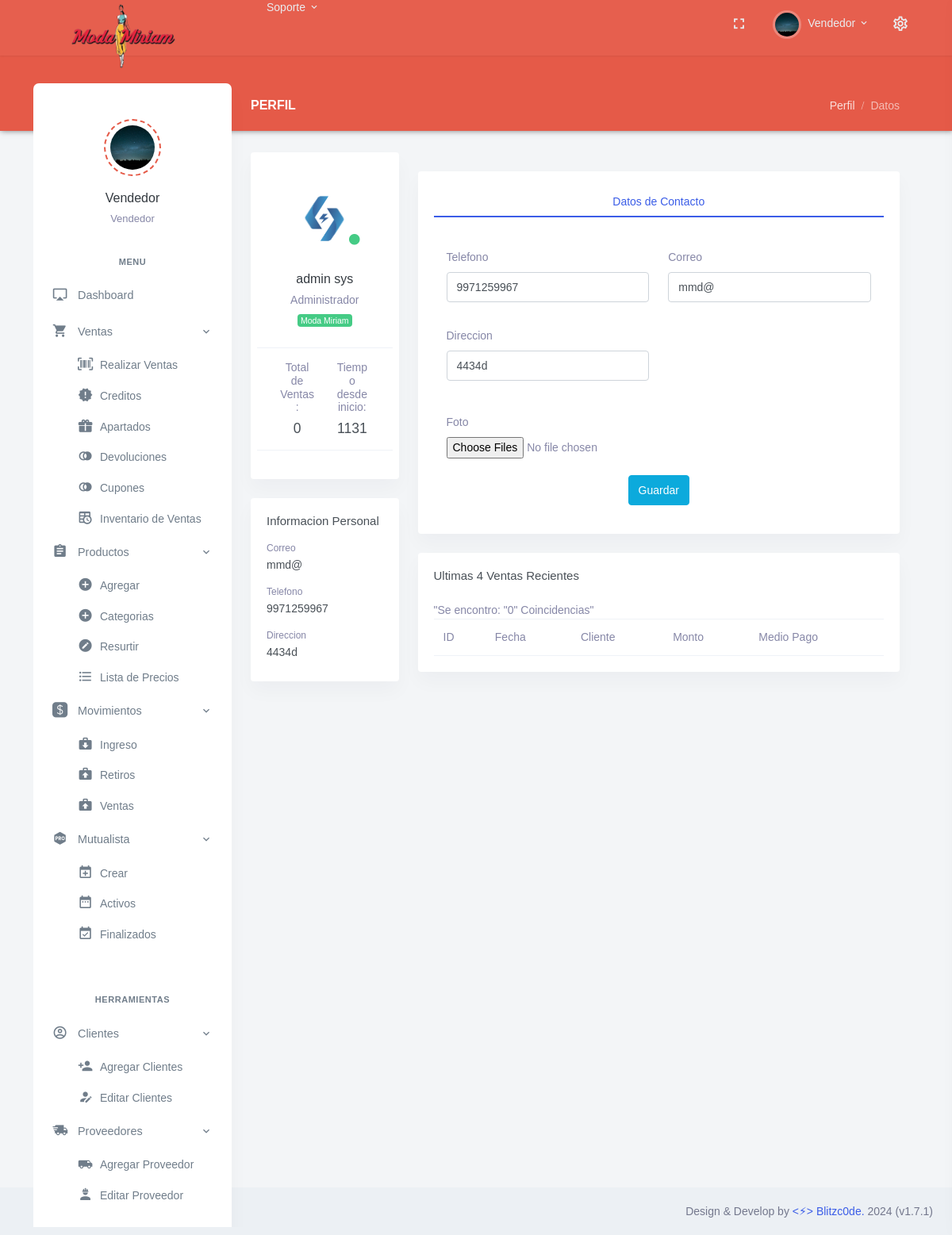
/Perfil.php?id=3 (signed in), run on the app's committed database.
### tables this page shows
CREATE TABLE `Puestos` (
  `ID_Puesto` int NOT NULL,
  `Cargo` varchar(30) NOT NULL
);

CREATE TABLE `Personal` (
  `ID_Personal` int NOT NULL,
  `Nombre` varchar(30) DEFAULT NULL,
  `Apellido` varchar(30) DEFAULT NULL,
  `Bio` varchar(80) DEFAULT NULL,
  `Direccion` varchar(90) DEFAULT NULL,
  `Colonia` varchar(90) DEFAULT NULL,
  `CP` int DEFAULT NULL,
  `Correo` varchar(35) DEFAULT NULL,
  `Pass` varchar(10) NOT NULL,
  `Telefono` varchar(13) DEFAULT NULL,
  `Foto` varchar(254) DEFAULT NULL,
  `ID_Sucursal` int NOT NULL,
  `ID_Puesto` int NOT NULL,
  `Fecha_Registro` date DEFAULT NULL,
  `Baja` int DEFAULT NULL COMMENT '0=No, 1=Si',
  `visible` int NOT NULL DEFAULT '1'
);

CREATE TABLE `Sucursales` (
  `ID_Sucursal` int NOT NULL,
  `Nombre` varchar(80) NOT NULL,
  `RFC` varchar(40) DEFAULT NULL,
  `Municipio` varchar(90) DEFAULT NULL,
  `Estado` varchar(40) DEFAULT NULL,
  `Direccion` varchar(80) DEFAULT NULL,
  `Correo` varchar(50) DEFAULT NULL,
  `Colonia` varchar(65) DEFAULT NULL,
  `Cp` int DEFAULT NULL,
  `Latitud` varchar(40) DEFAULT NULL,
  `Longitud` varchar(40) DEFAULT NULL,
  `Telefono` varchar(13) DEFAULT NULL,
  `Logo` varchar(254) DEFAULT NULL,
  `Tipo` varchar(40) DEFAULT NULL,
  `Gerente` varchar(35) DEFAULT NULL,
  `Whats` varchar(13) DEFAULT NULL,
  `Clabe` varchar(50) DEFAULT NULL,
  `Banco` varchar(50) DEFAULT NULL,
  `Beneficiario` varchar(50) DEFAULT NULL,
  `visible` int DEFAULT NULL
);

### Perfil.php (the view, shortened to what the rows shown need)
<?php
if ($_SESSION['loggedin'] != true){
    header('Location: index.php');
    echo $_SESSION['loggedin'];
}else{
    include_once "lib/Header.php" ;
}
$id = $_GET["id"];
include_once "lib/conexion.php";
include_once "lib/cnx.php";
$sentencia = $base_de_datos->query("SELECT * FROM Personal WHERE ID_Personal =  $id ;");
$usuarios = $sentencia->fetchAll(PDO::FETCH_OBJ);
?>
<div class="row">
    <?php foreach($usuarios as $usuario){ ?>
    <div class="col-md-12 col-xl-3">
        <div class="card">
            <div class="card-body">
                <div class="profile-widgets py-3">
                    <div class="text-center">
                        <div class="">
                            <img src="<?php echo $usuario->Foto?>" alt="" class="avatar-lg mx-auto  rounded-circle">
                            <div class="online-circle"><i class="fas fa-circle text-success"></i></div>
                        </div>
                        <div class="mt-3 ">
                            <a href="#"
                                class="text-dark font-weight-medium font-size-16"><?php echo $usuario->Nombre.' '.$usuario->Apellido?></a>
                            <?php $sql = "SELECT * FROM Puestos WHERE ID_Puesto = $usuario->ID_Puesto";
                                                    $query = $conexion -> query ($sql);
                                                    while($cargo = mysqli_fetch_array($query)){
                                                        $sql1 = "SELECT * FROM Sucursales WHERE ID_Sucursal = $usuario->ID_Sucursal";
                                                        $query1 = $conexion -> query ($sql1);
                                                        while($sucursal = mysqli_fetch_array($query1)){
                                                            echo '<p class="text-body mt-1 mb-1">'.$cargo['Cargo'].'</p>';
                                                            echo '<span class="badge badge-success">'.$sucursal['Nombre'].'</span>';
                                                        }
                                                    }
                                                ?>
                        </div>
                        <div class="row mt-4 border border-left-0 border-right-0 p-3">
                            <div class="col-md-6">
                                <h6 class="text-muted">
                                    Total de Ventas:
                                </h6>
                                <h5 class="mb-0">
                                    <?php
                                        $sqltv = "SELECT COUNT(ID_Venta) as tv FROM Ventas WHERE ID_Personal = ".$usuario->ID_Personal;
                                        $querytv = $conexion -> query($sqltv);
                                        $tv = mysqli_fetch_array($querytv);
                                        echo $tv['tv']; ?>
                                </h5>
                            </div>
                            <div class="col-md-6">
                                <h6 class="text-muted">
                                    Tiempo desde inicio:
                                </h6>
                                <?php
                                                            $hoy = time();
                                                            $fecharegistro = strtotime($usuario->Fecha_Registro);
                                                            $diaslaborando = $hoy  - $fecharegistro;
                                                        ?>
                                <h5 class="mb-0"><?php echo round($diaslaborando / (60 * 60 * 24)); ?></h5>
                            </div>
                        </div>
                    </div>
                </div>
            </div>
        </div>
        <div class="card">
            <div class="card-body">
                <h5 class="card-title mb-3">Informacion Personal</h5>
                <div class="mt-3">
                    <p class="font-size-12 text-muted mb-1">Correo</p>
                    <h6 class=""><?php echo $usuario->Correo ?></h6>
                </div>
                <div class="mt-3">
                    <p class="font-size-12 text-muted mb-1">Telefono</p>
                    <h6 class=""><?php echo $usuario->Telefono ?></h6>
                </div>
                <div class="mt-3">
                    <p class="font-size-12 text-muted mb-1">Direccion</p>
                    <h6 class=""><?php echo $usuario->Direccion .' '. $usuario->Colonia ?>
                    </h6>
                </div>
            </div>
        </div>
    </div>
    <div class="col-md-12 col-xl-9">
        <div class="row">
            <div class="col-md-12 col-xl-4">
            </div>
            <div class="col-md-12 col-xl-4">
            </div>
            <div class="col-md-12 col-xl-4">
            </div>
        </div>
        <div class="card">
            <div class="card-body">
                <ul class="nav nav-tabs nav-tabs-custom nav-justified" role="tablist">
                    <li class="nav-item ">
                        <a class="nav-link active" data-toggle="tab" href="#settings" role="tab">
                            <span class="d-none d-sm-block">Datos de Contacto</span>
                        </a>
                    </li>
                </ul>
                <div class="tab-content p-3 text-muted">
                    <div class="tab-pane active" id="settings" role="tabpanel">
                        <form method="post" action="lib/Personal/Editar.php" enctype="multipart/form-data">
                            <div class="row mt-4">
                                <div class="col-md-6">
                                    <div class="form-group">
                                        <label for="firstname">Telefono</label>
                                        <input type="text" value="<?php echo $usuario->Telefono ?>" name="pertelefono"
                                            class="form-control" id="firstname" placeholder="Ingrese Tel">
                                    </div>
                                </div>
                                <div class="col-md-6">
                                    <div class="form-group">
                                        <label for="lastname">Correo</label>
                                        <input type="text" value="<?php echo $usuario->Correo ?>" name="percorreo"
                                            class="form-control" id="lastname" placeholder="alguien@example.com">
                                    </div>
                                </div>
                            </div>
                            <div class="row">
                                <div class="col-12">
                                </div>
                            </div>
                            <div class="row">
                                <div class="col-md-6">
                                    <div class="form-group mb-0">
                                        <label for="useremail">Direccion</label>
                                        <input type="text" value="<?php echo $usuario->Direccion ?>" name="perdirecc"
                                            class="form-control" id="useremail" placeholder="Ingrese Direccion">
                                    </div>
                                </div>
                            </div>
                            <br>
                            <div class="row">
                                <div class="col-md-6">
                                    <div class="form-group mb-0">
                                        <br>
                                        <label for="userpassword">Foto</label>
                                        <input name="perfoto" type="file" multiple="multiple">
                                    </div>
                                </div>
                            </div>
                            <center><br><input class="btn btn-info" type="submit" value="Guardar"></center>
                        </form>
                    </div>
                </div>
            </div>
        </div>
        <div class="card">
            <div class="card-body">
                <h4 class="card-title mb-4">Ultimas 4 Ventas Recientes</h4>
                <div class="table-responsive">
                    <table class="table table-centered mb-0">
                        <thead>
                            <tr>
                                <th scope="col">ID</th>
                                <th scope="col">Fecha</th>
                                <th scope="col">Cliente</th>
                                <th scope="col">Monto</th>
                                <th scope="col" colspan="2">Medio Pago</th>
                            </tr>
                        </thead>
                    </table>
                </div>
            </div>
        </div>
    </div>
    <?php } ?>
</div>
<?php include_once "lib/Footer.php" ?>

### lib/Header.php (shortened to what the rows shown need)
<?php
include_once "lib/cnx.php";
?>
<!doctype html>
<html lang="es">
<head>
    <link href="assets/libs/datatables.net-bs4/css/dataTables.bootstrap4.min.css" rel="stylesheet" type="text/css" />
    <link href="assets/libs/datatables.net-buttons-bs4/css/buttons.bootstrap4.min.css" rel="stylesheet" type="text/css" />
    <link href="assets/libs/datatables.net-responsive-bs4/css/responsive.bootstrap4.min.css" rel="stylesheet" type="text/css" />
    <link href="assets/css/bootstrap.min.css" id="bootstrap-style" rel="stylesheet" type="text/css" />
    <link href="assets/css/icons.min.css" rel="stylesheet" type="text/css" />
    <link href="assets/css/app.min.css" id="app-style" rel="stylesheet" type="text/css" />
    <link href="https://cdnjs.cloudflare.com/ajax/libs/select2/4.0.6-rc.0/css/select2.min.css" rel="stylesheet"/>
</head>
<body data-layout="detached" data-topbar="colored">
    <div class="container-fluid">
        <div id="layout-wrapper">
            <header id="page-topbar">
                <div class="navbar-header">
                    <div class="container-fluid">
                        <div class="float-right">
                            <?php
                            $sql = "SELECT * FROM Personal WHERE ID_Personal = "."'".$_SESSION['ids']."'";
                            $query = $conexion -> query ($sql);
                            while($usuario = mysqli_fetch_array($query)){
                                $sql1 = "SELECT * FROM Puestos WHERE ID_Puesto = ".$usuario['ID_Puesto'];
                                $query1 = $conexion -> query ($sql1);
                                while($cargo = mysqli_fetch_array($query1)){
                                echo '
                            <div class="dropdown d-inline-block">
                            <br>
                                <button type="button" class="btn header-item waves-effect" id="page-header-user-dropdown" data-toggle="dropdown" aria-haspopup="true" aria-expanded="false">
                                    <img class="rounded-circle header-profile-user" src="'.$usuario['Foto'].'" alt="Header Avatar">
                                    <span class="d-none d-xl-inline-block ml-1">'.$usuario['Nombre'].'</span>
                                    <i class="mdi mdi-chevron-down d-none d-xl-inline-block"></i>
                                </button>';
                                ?>
                            <?php
                                echo '
                            </div>
                            <div class="dropdown d-inline-block">
                                <button type="button" class="btn header-item noti-icon right-bar-toggle waves-effect">
                                    <i class="mdi mdi-settings-outline"></i>
                                </button>
                            </div>
                        </div>
                        <div>
                            <div class="navbar-brand-box">
                            <br>
                                <a href="#" class="logo logo-light">
                                    <span class="logo-lg">
                                        <img src="assets/images/companies/mm1.png" alt="" height="100">
                                    </span>
                                </a>
                            </div>
                            <div class="dropdown dropdown-mega d-none d-lg-inline-block ml-2">
                                <button type="button" class="btn header-item waves-effect" data-toggle="dropdown" aria-haspopup="false" aria-expanded="false">
                                    Soporte
                                    <i class="mdi mdi-chevron-down"></i>
                                </button>
                            </div>
                        </div>
                    </div>
                </div>
            </header>
            <div class="vertical-menu">
            <br>
                <div class="h-100">
                    <div class="user-wid text-center py-4">
                                    <div class="user-img">
                                        <img src="'.$usuario['Foto'].'" alt="" class="avatar-md mx-auto rounded-circle">
                                    </div>
                                    <div class="mt-3">
                                        <a href="#" class="text-dark font-weight-medium font-size-16">'.$usuario['Nombre'].' '.$usuario['Apellido'].'</a>
                                        <p class="text-body mt-1 mb-0 font-size-13">'.$cargo['Nombre'].'</p>';
                                            $sql2 = "SELECT * FROM Puestos WHERE ID_Puesto = ".$usuario['ID_Puesto'];
                                            $query2 = $conexion -> query ($sql2);
                                            while($dept = mysqli_fetch_array($query2)){
                                                echo '
                                                <p class="text-body mt-1 mb-0 font-size-13">'.$dept['Cargo'].'</p>
                                                </div>
                                                </div>';
                                            }
                                        }
            }
            ?>
                        </div>
                    </div>
                    <div class="main-content">
                        <div class="page-content">

### data on the page
personal: Nombre "Vendedor"
puestos: personal.Foto (picture), Cargo "Vendedor"
personal: Foto (picture), Nombre "admin", Apellido "sys", tv "0", Correo "mmd@", Telefono "9971259967", Direccion "4434d", pertelefono "9971259967", percorreo "mmd@", perdirecc "4434d"
puestos: Cargo "Administrador"
sucursales: Nombre "Moda Miriam"
